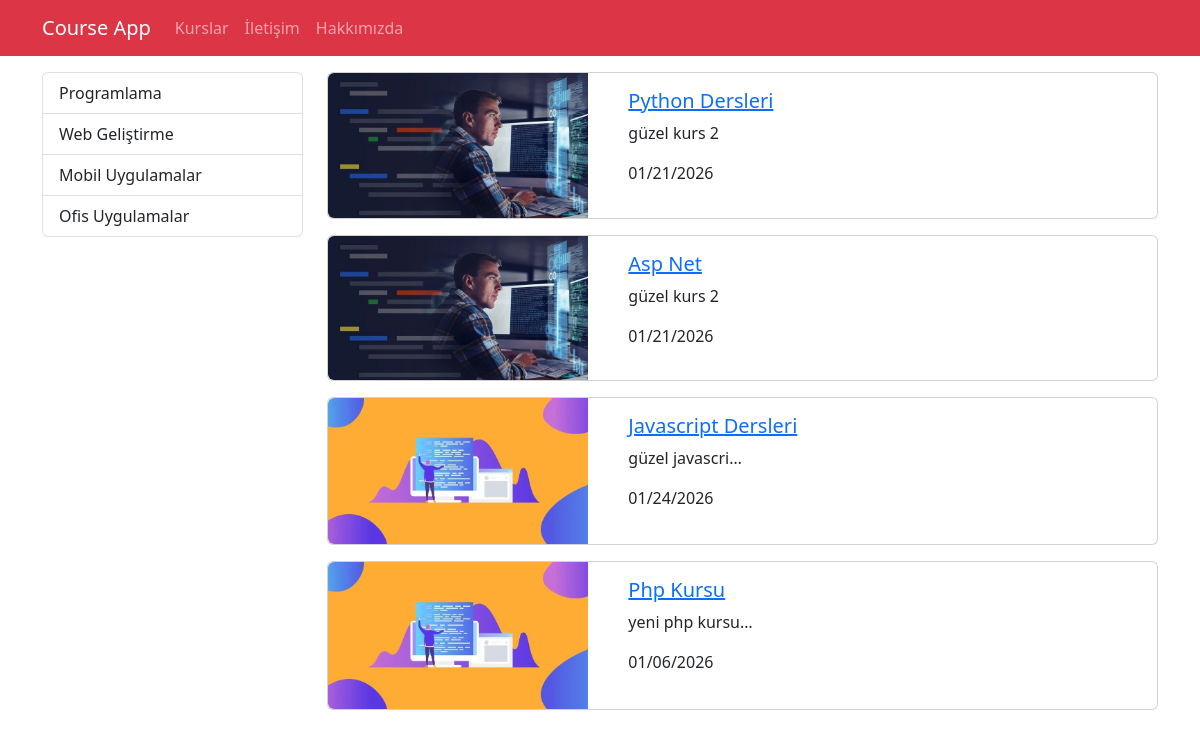
Before: /kurslar/ with the older database file.
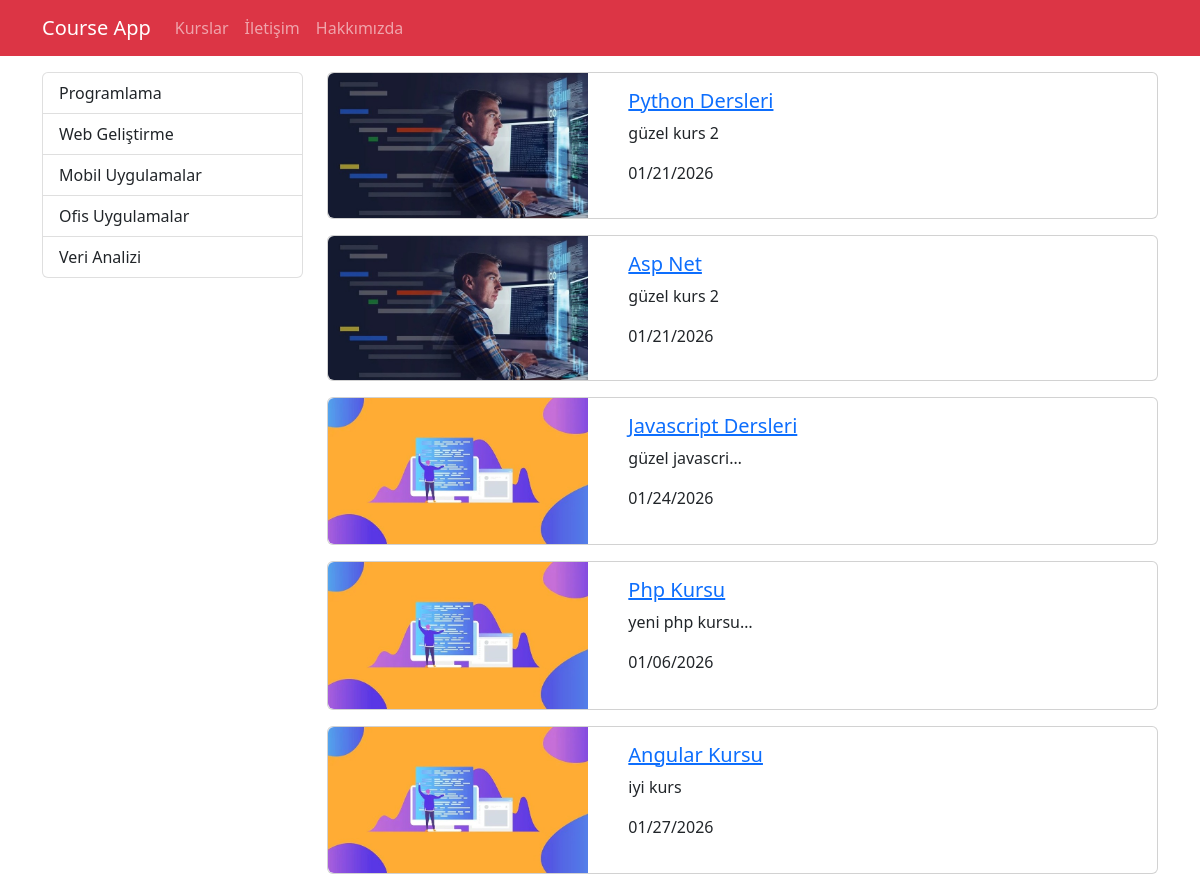
After: the same page with the newer database file.
### courses/models.py (models this page shows, shortened)
class Category(models.Model):
    name = models.CharField(max_length=40)
    slug = models.SlugField(default = "", null=False, unique = True, db_index= True)

class Course(models.Model):
    title = models.CharField(max_length=50,null=True)
    description = models.TextField()
    imageUrl = models.CharField(max_length=50, blank=False)
    date = models.DateField(auto_now = True)
    isActive = models.BooleanField()
    slug = models.SlugField(default="", blank=True, null=False, unique = True, db_index=True)
    category = models.ForeignKey(Category, default = 1, on_delete = models.CASCADE, related_name = "kurslar")

### courses/views.py (the view)
# urls.py: path('',views.index),
def index(request):
    kurslar = Course.objects.filter(isActive=1)
    kategoriler = Category.objects.all()
    return render(request,'courses/index.html',{
        'categories': kategoriler,
        'courses':kurslar
    })

### courses/templates/courses/index.html (shortened to what this page needs)
{% extends 'layout.html'%}
{% load static %}
{% block css_files %}
    <link rel="stylesheet" href="{% static 'courses/css/style.css' %}">
{% endblock  %}
{% block content %}
     <div class="container mt-3">
            <div class="row">
                <div class="col-3">
                    {% include "courses/partials/_categories.html" %}
                </div>
                <div class="col-9">
                    {% for course in courses  %}
                            {% include "courses/partials/_course.html" %}
                    {% endfor %}
                </div>
            </div>
        </div>
{% endblock %}

### courses/templates/courses/partials/_categories.html
 <div class="list-group">
      {% for category in categories %}
          <a href="{% url "courses_by_category" category.slug %}"
          class="list-group-item list-group-item-action">
          {{ category.name|title }} </a>
     {% endfor %}
</div>

### courses/templates/courses/partials/_course.html
 {% load static %}
 <div class="card mb-3">
                            <div class="row">
                                    <div class="col-4">
                                        <img src = "{% static "courses/img/"|add:course.imageUrl %}" alt="{{course.title}}" class = "img-fluid rounded-start">
                                    </div>
                                    <div class="col-8">
                                        <div class="card-body">
                                            <h5 class="card-title">
                                                <a href="{% url 'course_details' course.slug %}">
                                                    {{ course.title|title }}
                                                </a>
                                            </h5>
                                            <p class="card-text">{{ course.description|truncatechars:15 }}</p>
                                            <p>{{course.date|date:"SHORT_DATE_FORMAT"}}</p>
                                        </div>
                                    </div>
                            </div>
</div>

Changed rows visible on the page:
added Category: name "Veri Analizi"
added Course: imageUrl (picture), title "Angular Kursu", description "iyi kurs", date "01/27/2026"
